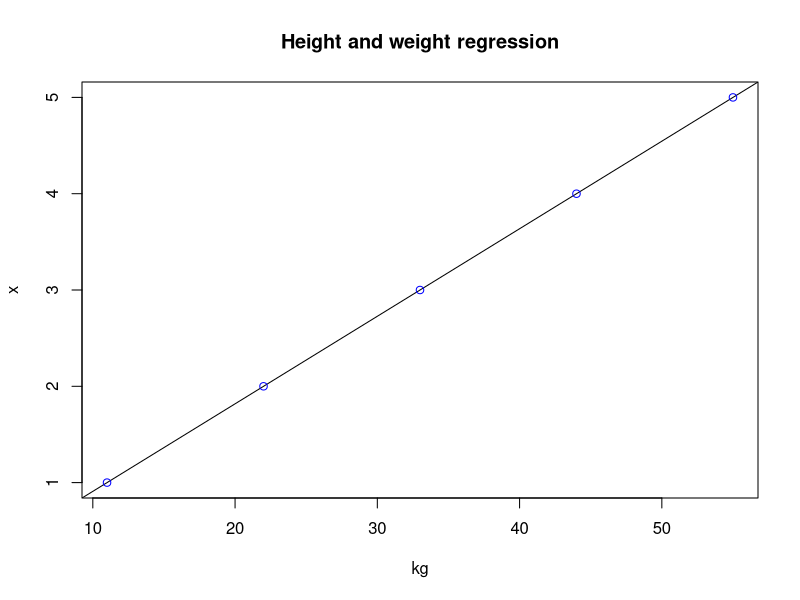

This chart was generated by the following R code:
x=c(1,2,3,4,5)
 y=c(11,22,33,44,55)
 print(summary(lm(y~x)))
 plot(y,x,col="blue",main="Height and weight regression",abline(lm(x~y)),xlab="kg",ylabs="cm")
